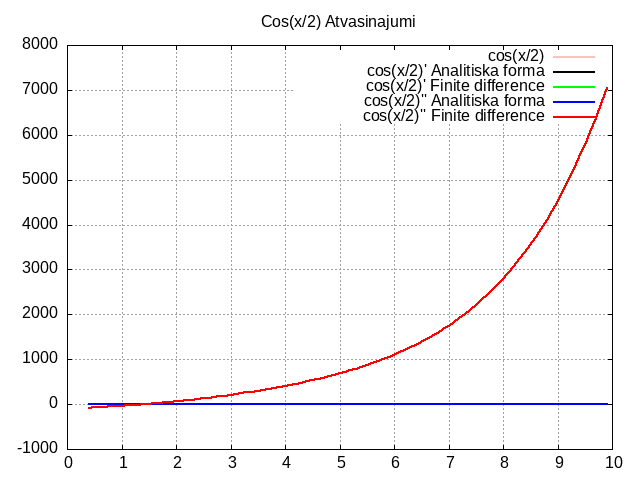

gnuplot code for this plot:
set term png
set output 'derivative_grafiks.png'

set grid
set title "Cos(x/2) Atvasinajumi"


plot "derivative.dat" every ::6 using 1:2 with lines title "cos(x/2)" lw 2 lt rgb "pink",\
     "derivative.dat" every ::6 using 1:3 with lines title "cos(x/2)' Analitiska forma" lw 2 lt rgb "black",\
     "derivative.dat" every ::6 using 1:4 with lines title "cos(x/2)' Finite difference" lw 2 lt rgb "green",\
     "derivative.dat" every ::6 using 1:5 with lines title "cos(x/2)'' Analitiska forma" lw 2 lt rgb "blue",\
     "derivative.dat" every ::6 using 1:6 with lines title "cos(x/2)'' Finite difference" lw 2 lt rgb "red"


